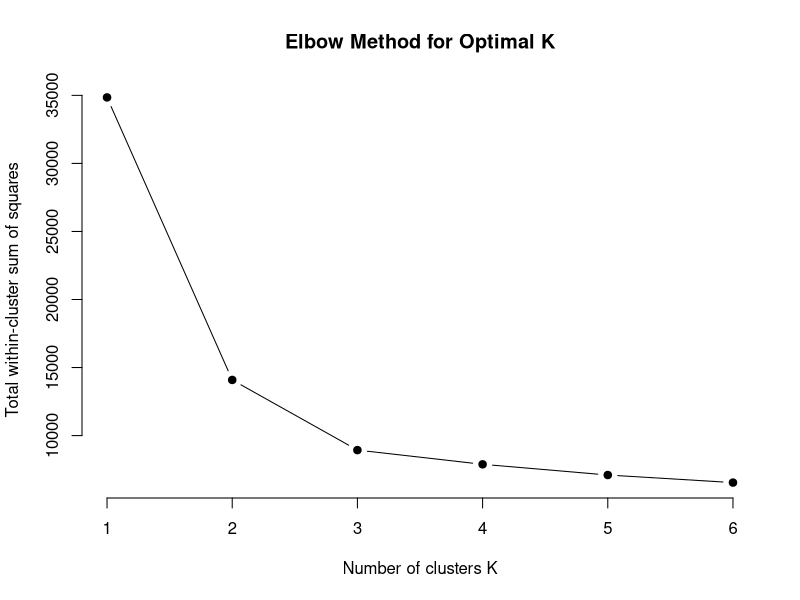
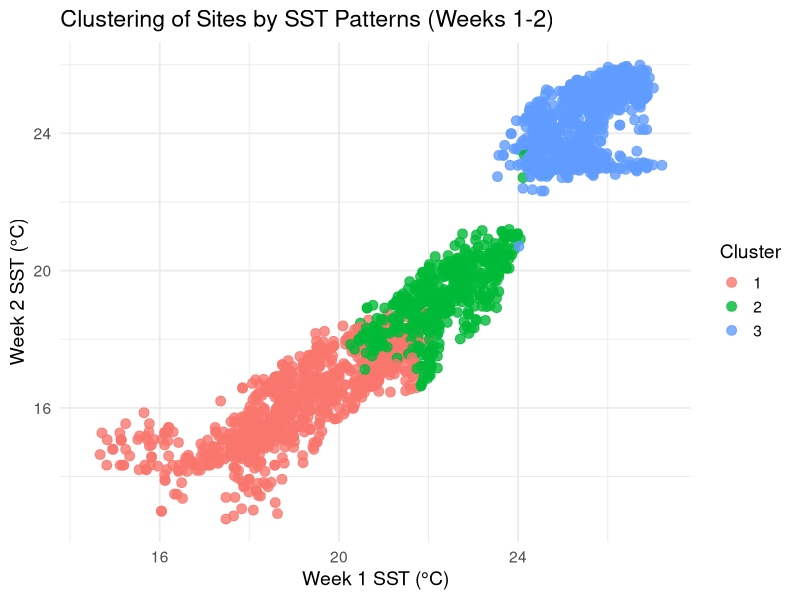

Write the R code that produced these figures, in order.
library(dplyr)
library(ggplot2)
library(cluster)

setwd("C:/Users/kelly/OneDrive/Documents/ESCI 620")
df <- read.csv("CORAL_TEMPERATURE_CLEANED_20251104.csv")

# Prepare SST data and handle missing values by imputing column means
sst_df <- df %>% select(starts_with("WeeklySST_C_"))
sst_df <- sst_df %>% mutate(across(everything(), ~ ifelse(is.na(.), mean(., na.rm = TRUE), .)))

# Scale SST data
sst_scaled <- scale(sst_df)

# Determine number of clusters using elbow method
wss <- sapply(1:6, function(k){
  kmeans(sst_scaled, centers = k, nstart = 25)$tot.withinss
})
plot(1:6, wss, type = "b", pch = 19, frame = FALSE,
     xlab = "Number of clusters K",
     ylab = "Total within-cluster sum of squares",
     main = "Elbow Method for Optimal K")

# K-means clustering
set.seed(123)
kmeans_result <- kmeans(sst_scaled, centers = 3, nstart = 25)
df$Cluster <- as.factor(kmeans_result$cluster)

# Silhouette score
sil <- silhouette(kmeans_result$cluster, dist(sst_scaled))
avg_silhouette <- mean(sil[, 3])
cat("Average silhouette width:", round(avg_silhouette, 3), "\n")

# Visualize clusters
ggplot(df, aes(x = WeeklySST_C_1, y = WeeklySST_C_2, color = Cluster)) +
  geom_point(size = 3, alpha = 0.8) +
  labs(title = "Clustering of Sites by SST Patterns (Weeks 1-2)",
       x = "Week 1 SST (°C)",
       y = "Week 2 SST (°C)") +
  theme_minimal(base_size = 14)